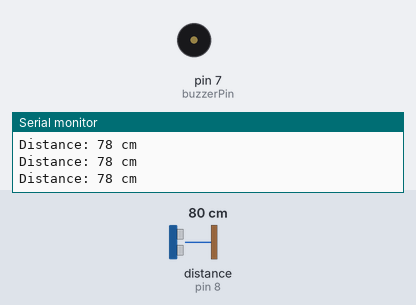
This sketch was run on a simulated Arduino Uno, built with avr-gcc and run on an emulated ATmega328P. On the bench: buzzer (waves = sounding, pin HIGH), the last lines printed to the serial monitor. Wiring (inferred from the names in the program): ultrasonic range finder: trigger pin 9; echo pin 8. Inputs (shaded band) come from the test bench; at power-on: distance to the obstacle (sensor on pin 8) 80 cm. The echo pulse lasts 58.3 µs per cm; pins used as bus, display or sensor lines are not drawn.

Above: at 1.3 s.
1.4 s: distance to the obstacle (sensor on pin 8) set to 18 cm
2.9 s: distance to the obstacle (sensor on pin 8) set to 15 cm
At 3.07 s:
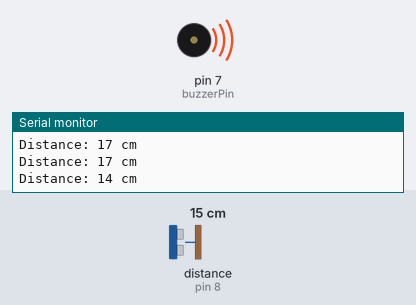
5.9 s: distance to the obstacle (sensor on pin 8) set to 35 cm
At 6.4 s:
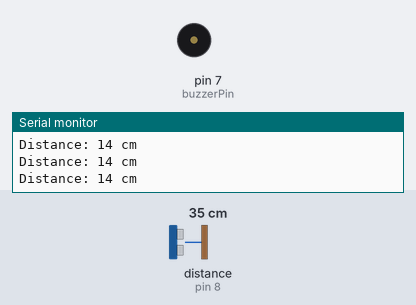
7.4 s: distance to the obstacle (sensor on pin 8) set to 12 cm
At 8.0 s:
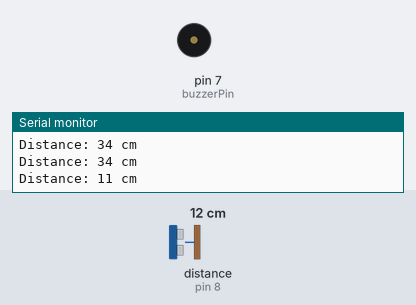
Timing chart, 0 to 11.4 s (numbered marks = the images above; inputs shaded):
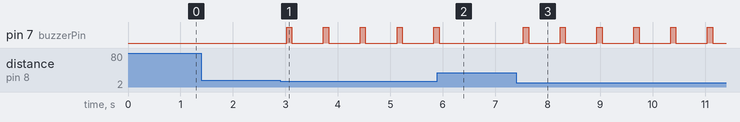

Measured:
- the behaviour switches between 17 and 16 cm on distance to the obstacle (sensor on pin 8) (found by bisection; images 0 and 1)
- after the input at 2.9 s, pin 7 (buzzerPin): alternates HIGH for 0.10 s and LOW for 0.60 s, starting after 0.12 s
- after the input at 5.9 s, pin 7 (buzzerPin): goes on until 5.9 s, then stays LOW
- after the input at 7.4 s, pin 7 (buzzerPin): alternates HIGH for 0.10 s and LOW for 0.60 s, starting after 0.14 s

The sketch:

ultra_sonic_sensorwith_arduino_uno.ino
```cpp
// Pin definitions
const int trigPin = 9;
const int echoPin = 8;
const int buzzerPin = 7;

// Variables for duration of echo and distance
long duration;
int distance;

void setup() {
  // Initialize the serial communication
  Serial.begin(9600);

  // Set pin modes
  pinMode(trigPin, OUTPUT);
  pinMode(echoPin, INPUT);
  pinMode(buzzerPin, OUTPUT);
}

void loop() {
  // Clear the trigPin
  digitalWrite(trigPin, LOW);
  delayMicroseconds(2);

  // Send a 10us pulse to trigger the ultrasonic sensor
  digitalWrite(trigPin, HIGH);
  delayMicroseconds(10);
  digitalWrite(trigPin, LOW);

  // Measure the time it takes for the echo to return
  duration = pulseIn(echoPin, HIGH);

  // Calculate the distance in cm
  distance = duration * 0.034 / 2;

  // Print the distance to the serial monitor (for debugging)
  Serial.print("Distance: ");
  Serial.print(distance);
  Serial.println(" cm");

  // Check if the distance is within the desired range
  if (distance <= 10) {
    // Object is 10 cm or closer, beep twice
    beep(2);
  } else if (distance <= 15) {
    // Object is 15 cm away, beep once
    beep(1);
  }

  // Add a short delay before the next measurement
  delay(500);
}

// Function to beep the buzzer a certain number of times
void beep(int times) {
  for (int i = 0; i < times; i++) {
    digitalWrite(buzzerPin, HIGH);
    delay(100);  // Buzzer ON for 100ms
    digitalWrite(buzzerPin, LOW);
    delay(100);  // Buzzer OFF for 100ms between beeps
  }
}
```
